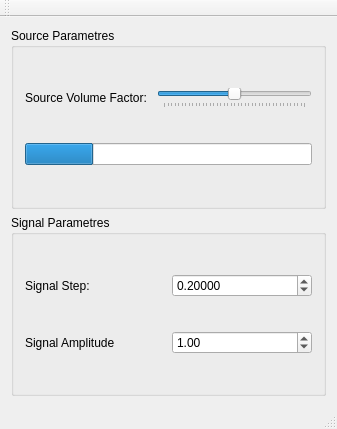
<?xml version="1.0" encoding="UTF-8"?>
<ui version="4.0">
 <class>StreamWindow</class>
 <widget class="QMainWindow" name="StreamWindow">
  <property name="geometry">
   <rect>
    <x>0</x>
    <y>0</y>
    <width>337</width>
    <height>429</height>
   </rect>
  </property>
  <property name="windowTitle">
   <string>StreamWindow</string>
  </property>
  <widget class="QWidget" name="centralWidget">
   <layout class="QVBoxLayout" name="verticalLayout">
    <item>
     <widget class="QGroupBox" name="sourceGroup">
      <property name="title">
       <string>Source Parametres</string>
      </property>
      <layout class="QVBoxLayout" name="verticalLayout_3">
       <item>
        <layout class="QHBoxLayout" name="sourceVolume">
         <item>
          <widget class="QLabel" name="sourceVolumeLab">
           <property name="text">
            <string>Source Volume Factor: </string>
           </property>
          </widget>
         </item>
         <item>
          <widget class="QSlider" name="sourceVolumeSlider">
           <property name="maximum">
            <number>200</number>
           </property>
           <property name="value">
            <number>100</number>
           </property>
           <property name="orientation">
            <enum>Qt::Horizontal</enum>
           </property>
           <property name="tickPosition">
            <enum>QSlider::TicksBelow</enum>
           </property>
           <property name="tickInterval">
            <number>5</number>
           </property>
          </widget>
         </item>
        </layout>
       </item>
       <item>
        <widget class="QProgressBar" name="AudioBar">
         <property name="value">
          <number>24</number>
         </property>
         <property name="textVisible">
          <bool>false</bool>
         </property>
         <property name="invertedAppearance">
          <bool>false</bool>
         </property>
         <property name="textDirection">
          <enum>QProgressBar::TopToBottom</enum>
         </property>
        </widget>
       </item>
      </layout>
     </widget>
    </item>
    <item>
     <widget class="QGroupBox" name="signalGroup">
      <property name="title">
       <string>Signal Parametres</string>
      </property>
      <layout class="QVBoxLayout" name="verticalLayout_2">
       <item>
        <layout class="QHBoxLayout" name="frequencyLayout">
         <item>
          <widget class="QLabel" name="stepLabel">
           <property name="text">
            <string>Signal Step: </string>
           </property>
          </widget>
         </item>
         <item>
          <widget class="QDoubleSpinBox" name="stepSpin">
           <property name="suffix">
            <string/>
           </property>
           <property name="decimals">
            <number>5</number>
           </property>
           <property name="minimum">
            <double>0.000010000000000</double>
           </property>
           <property name="maximum">
            <double>2.000000000000000</double>
           </property>
           <property name="singleStep">
            <double>0.000010000000000</double>
           </property>
           <property name="value">
            <double>0.200000000000000</double>
           </property>
          </widget>
         </item>
        </layout>
       </item>
       <item>
        <layout class="QHBoxLayout" name="AmplitudLayout">
         <item>
          <widget class="QLabel" name="amplitudeLab">
           <property name="text">
            <string>Signal Amplitude</string>
           </property>
          </widget>
         </item>
         <item>
          <widget class="QDoubleSpinBox" name="amplitudeSpin">
           <property name="minimum">
            <double>0.000000000000000</double>
           </property>
           <property name="maximum">
            <double>350.000000000000000</double>
           </property>
           <property name="value">
            <double>1.000000000000000</double>
           </property>
          </widget>
         </item>
        </layout>
       </item>
      </layout>
     </widget>
    </item>
   </layout>
  </widget>
  <widget class="QMenuBar" name="menuBar">
   <property name="geometry">
    <rect>
     <x>0</x>
     <y>0</y>
     <width>337</width>
     <height>25</height>
    </rect>
   </property>
  </widget>
  <widget class="QToolBar" name="mainToolBar">
   <attribute name="toolBarArea">
    <enum>TopToolBarArea</enum>
   </attribute>
   <attribute name="toolBarBreak">
    <bool>false</bool>
   </attribute>
  </widget>
  <widget class="QStatusBar" name="statusBar"/>
 </widget>
 <layoutdefault spacing="6" margin="11"/>
 <resources/>
 <connections/>
</ui>
